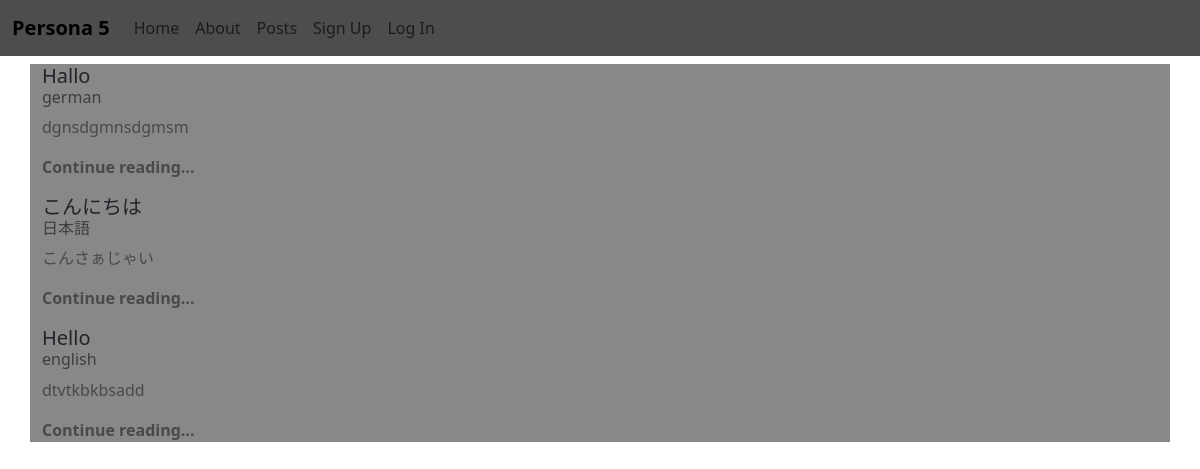
The app's page /posts/, older data.
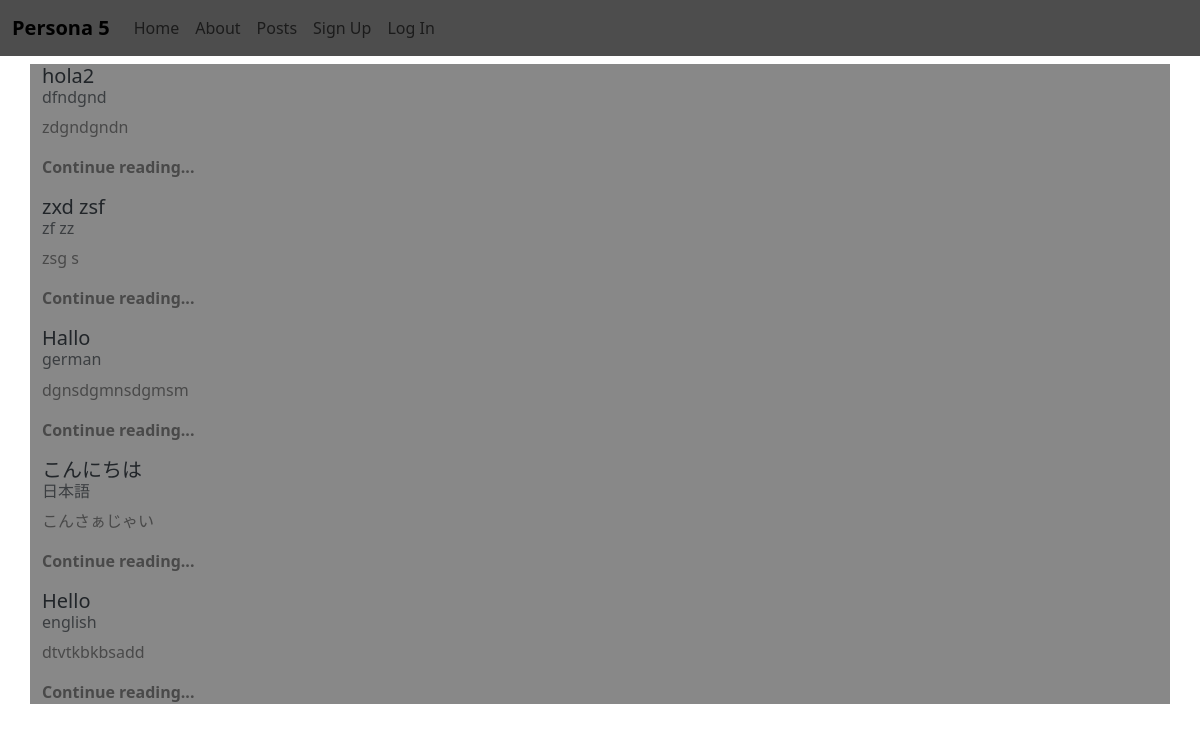
The same page, newer data.
### posts/models.py (models this page shows, shortened)
class Post(models.Model):
    title = models.CharField(max_length=128)
    subtitle = models.CharField(max_length=256)
    body = models.TextField()
    author = models.ForeignKey(
        get_user_model(),
        on_delete=models.CASCADE
    )
    created_on = models.DateTimeField(auto_now_add=True)
    status = models.ForeignKey(
        Status,
        on_delete=models.CASCADE
    )

### posts/views.py (the view)
# urls.py: path("", views.PostListView.as_view(), name="list"),
class PostListView(ListView):
    template_name = "posts/list.html"
    model = Post
    def get_context_data(self, **kwargs):
        context = super().get_context_data(**kwargs)
        published = Status.objects.get(name="published")
        context["post_list"] = (
            Post.objects
            .filter(status=published)
            .order_by("created_on").reverse()
        )
        return context

### templates/posts/list.html (shortened to what this page needs)
{% extends 'base.html' %}
{% load static %}
{% block content %}
{% for post in post_list %}
    <div class="cardu">
        <div class="card-body">
            <h5 class="card-title">{{ post.title }}</h5>
            <h6 class="card-subtitle mb-2 text-body-secondary">{{ post.subtitle }}</h6>
            <p class="card-text">{{ post.body|truncatechars:128 }}</p>
            <a href="{% url 'detail' post.id %}">Continue reading...</a>
        </div>
    </div>
{% endfor %}
{% endblock content %}

### templates/base.html (shortened to what this page needs)
{% load static %}
<!DOCTYPE html>
<html lang="en">
<head>
    <link href="https://cdn.jsdelivr.net/npm/bootstrap@5.3.3/dist/css/bootstrap.min.css" rel="stylesheet">
    <link href="{% static 'css/base.css' %}" rel="stylesheet">
</head>
<body>
    <nav class="navbar navbar-expand-lg NewNavbar">
        <div class="container-fluid">
            <a class="navbar-brand" href="#">Persona 5</a>
            <div class="collapse navbar-collapse" id="navbarNavAltMarkup">
                <div class="navbar-nav">
                    <a class="nav-link" href="{% url 'home' %}">Home</a>
                    <a class="nav-link" href="{% url 'about' %}">About</a>
                    <a class="nav-link" href="{% url 'list' %}">Posts</a>
                    {% if user.is_authenticated %}
                    <a class="nav-link" href="{% url 'new' %}">New Post</a>
                    <a class="nav-link" href="{% url 'drafts' %}">Drafts</a>
                    <a class="nav-link" href="{% url 'password_change' %}">Password Change</a>
                    <form method="POST" action="{% url 'logout' %}">
                        {% csrf_token %}
                        <input type="submit" class="nav-link" value="Log Out">
                    </form>
                {% else %}
                    <a class="nav-link" href="{% url 'signup' %}">Sign Up</a>
                    <a class="nav-link" href="{% url 'login' %}">Log In</a>
                {% endif %}
            </div>
            </div>
        </div>
    </nav>
    <div class="container BlackB">
        {% block content %}{% endblock content %}
    </div>
</body>
</html>

### static/css/base.css (style rules this page uses)
a { text-decoration: none; font-weight: bold; color: rgb(73, 73, 73); }
p { color: rgb(73, 73, 73); }
.NewNavbar { background-color: rgb(77, 77, 77); }
.BlackB { background-color: rgb(136, 136, 136) }
.cardu { margin-top: .5rem; margin-bottom: 1rem; }

Row changes from the older to the newer data that the page shows:
added Post: title "hola2", subtitle "dfndgnd", body "zdgndgndn"
added Post: title "zxd zsf", subtitle "zf zz", body "zsg s"
